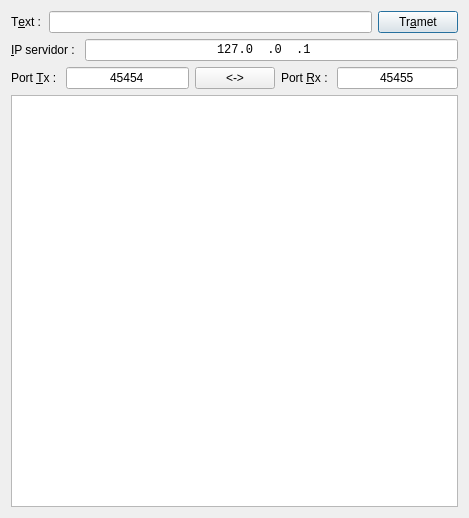
<?xml version="1.0" encoding="UTF-8"?>
<ui version="4.0">
 <class>UDPdlg</class>
 <widget class="QDialog" name="UDPdlg">
  <property name="geometry">
   <rect>
    <x>0</x>
    <y>0</y>
    <width>469</width>
    <height>518</height>
   </rect>
  </property>
  <property name="windowTitle">
   <string>UDPdlg</string>
  </property>
  <layout class="QVBoxLayout" name="verticalLayout_2">
   <item>
    <layout class="QVBoxLayout" name="verticalLayout">
     <item>
      <layout class="QHBoxLayout" name="horizontalLayout">
       <item>
        <widget class="QLabel" name="label">
         <property name="text">
          <string>T&amp;ext : </string>
         </property>
         <property name="buddy">
          <cstring>lineEditTx</cstring>
         </property>
        </widget>
       </item>
       <item>
        <widget class="QLineEdit" name="lineEditTx">
         <property name="alignment">
          <set>Qt::AlignCenter</set>
         </property>
        </widget>
       </item>
       <item>
        <widget class="QPushButton" name="botTx">
         <property name="text">
          <string>Tr&amp;amet</string>
         </property>
        </widget>
       </item>
      </layout>
     </item>
     <item>
      <layout class="QHBoxLayout" name="horizontalLayout_3">
       <item>
        <widget class="QLabel" name="label_2">
         <property name="text">
          <string>&amp;IP servidor : </string>
         </property>
         <property name="buddy">
          <cstring>lineEditIP</cstring>
         </property>
        </widget>
       </item>
       <item>
        <widget class="QLineEdit" name="lineEditIP">
         <property name="font">
          <font>
           <family>Monospace</family>
          </font>
         </property>
         <property name="inputMask">
          <string>000.000.000.000</string>
         </property>
         <property name="text">
          <string>127.0.0.1</string>
         </property>
         <property name="alignment">
          <set>Qt::AlignCenter</set>
         </property>
        </widget>
       </item>
      </layout>
     </item>
     <item>
      <layout class="QHBoxLayout" name="horizontalLayout_5">
       <item>
        <layout class="QHBoxLayout" name="horizontalLayout_2">
         <item>
          <widget class="QLabel" name="label_3">
           <property name="text">
            <string>Port &amp;Tx : </string>
           </property>
           <property name="buddy">
            <cstring>lineEditPortTx</cstring>
           </property>
          </widget>
         </item>
         <item>
          <widget class="QLineEdit" name="lineEditPortTx">
           <property name="text">
            <string>45454</string>
           </property>
           <property name="alignment">
            <set>Qt::AlignCenter</set>
           </property>
          </widget>
         </item>
        </layout>
       </item>
       <item>
        <widget class="QPushButton" name="botIntercanvi">
         <property name="text">
          <string>&lt;-&gt;</string>
         </property>
        </widget>
       </item>
       <item>
        <layout class="QHBoxLayout" name="horizontalLayout_4">
         <item>
          <widget class="QLabel" name="label_4">
           <property name="text">
            <string>Port &amp;Rx : </string>
           </property>
           <property name="buddy">
            <cstring>lineEditPortRx</cstring>
           </property>
          </widget>
         </item>
         <item>
          <widget class="QLineEdit" name="lineEditPortRx">
           <property name="text">
            <string>45455</string>
           </property>
           <property name="alignment">
            <set>Qt::AlignCenter</set>
           </property>
          </widget>
         </item>
        </layout>
       </item>
      </layout>
     </item>
     <item>
      <widget class="QPlainTextEdit" name="plainTextEdit">
       <property name="readOnly">
        <bool>true</bool>
       </property>
      </widget>
     </item>
    </layout>
   </item>
  </layout>
 </widget>
 <layoutdefault spacing="6" margin="11"/>
 <resources/>
 <connections>
  <connection>
   <sender>lineEditTx</sender>
   <signal>textChanged(QString)</signal>
   <receiver>UDPdlg</receiver>
   <slot>slotMiroSiHiHaText(QString)</slot>
   <hints>
    <hint type="sourcelabel">
     <x>97</x>
     <y>39</y>
    </hint>
    <hint type="destinationlabel">
     <x>52</x>
     <y>71</y>
    </hint>
   </hints>
  </connection>
  <connection>
   <sender>lineEditPortRx</sender>
   <signal>textChanged(QString)</signal>
   <receiver>UDPdlg</receiver>
   <slot>slotCanviaPortRx(QString)</slot>
   <hints>
    <hint type="sourcelabel">
     <x>332</x>
     <y>101</y>
    </hint>
    <hint type="destinationlabel">
     <x>402</x>
     <y>98</y>
    </hint>
   </hints>
  </connection>
 </connections>
 <slots>
  <slot>slotMiroSiHiHaText(QString)</slot>
  <slot>slotCanviaPortRx(QString)</slot>
 </slots>
</ui>
